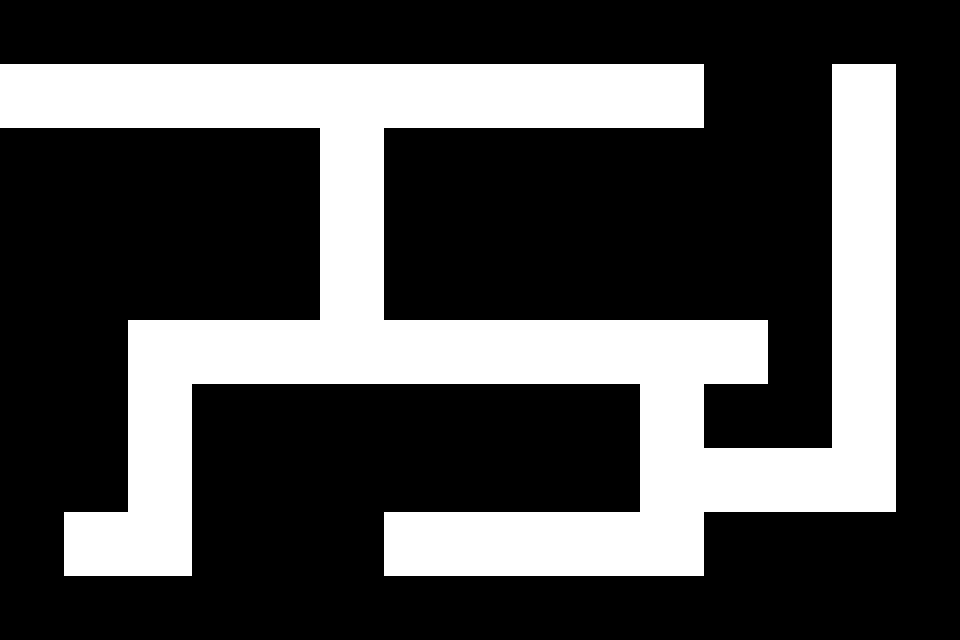

This game map was drawn from its Tiled (.tmx) file and the tilesets committed beside it. A one-line description and the full map source follow:
An orthogonal 15x10 tile map with 64x64 px tiles, 1 tile layer (tileset).

<map version="1.0" orientation="orthogonal" renderorder="right-down" width="15" height="10" tilewidth="64" tileheight="64" nextobjectid="1">
 <tileset firstgid="1" name="tileset" tilewidth="64" tileheight="64" tilecount="2" columns="0">
  <tile id="0">
   <image width="64" height="64" source="../Images/white.png" />
  </tile>
  <tile id="1">
   <image width="64" height="64" source="../Images/black.png" />
  </tile>
 </tileset>
 <layer name="tileset" width="15" height="10">
  <data encoding="csv">
2,2,2,2,2,2,2,2,2,2,2,2,2,2,2,
1,1,1,1,1,1,1,1,1,1,1,2,2,1,2,
2,2,2,2,2,1,2,2,2,2,2,2,2,1,2,
2,2,2,2,2,1,2,2,2,2,2,2,2,1,2,
2,2,2,2,2,1,2,2,2,2,2,2,2,1,2,
2,2,1,1,1,1,1,1,1,1,1,1,2,1,2,
2,2,1,2,2,2,2,2,2,2,1,2,2,1,2,
2,2,1,2,2,2,2,2,2,2,1,1,1,1,2,
2,1,1,2,2,2,1,1,1,1,1,2,2,2,2,
2,2,2,2,2,2,2,2,2,2,2,2,2,2,2
</data>
 </layer>
</map>
